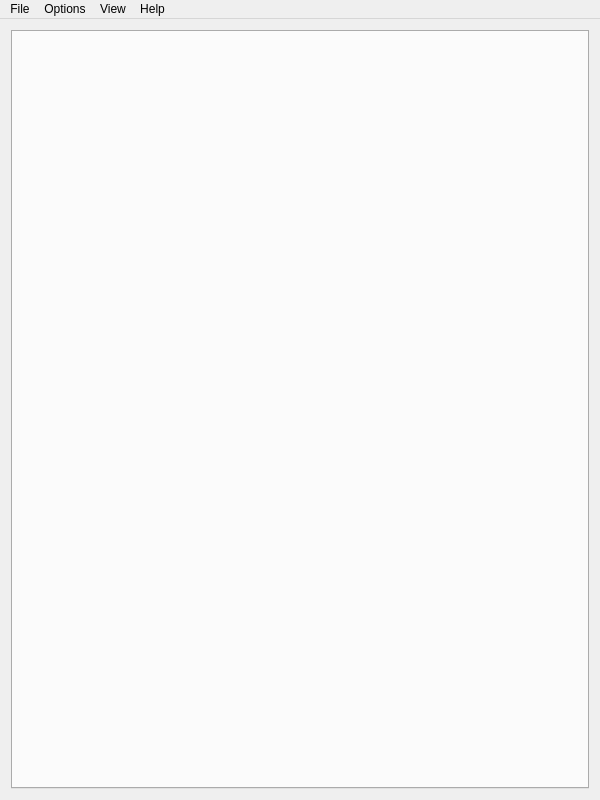
<?xml version="1.0" encoding="UTF-8"?>
<ui version="4.0">
 <class>MainWindow</class>
 <widget class="QMainWindow" name="MainWindow">
  <property name="geometry">
   <rect>
    <x>0</x>
    <y>0</y>
    <width>600</width>
    <height>800</height>
   </rect>
  </property>
  <property name="sizePolicy">
   <sizepolicy hsizetype="MinimumExpanding" vsizetype="MinimumExpanding">
    <horstretch>0</horstretch>
    <verstretch>0</verstretch>
   </sizepolicy>
  </property>
  <property name="minimumSize">
   <size>
    <width>0</width>
    <height>0</height>
   </size>
  </property>
  <property name="windowTitle">
   <string>qt-opencv-multithreaded</string>
  </property>
  <widget class="QWidget" name="centralWidget">
   <layout class="QVBoxLayout" name="verticalLayout">
    <item>
     <widget class="QTabWidget" name="tabWidget">
      <property name="sizePolicy">
       <sizepolicy hsizetype="Minimum" vsizetype="Minimum">
        <horstretch>0</horstretch>
        <verstretch>0</verstretch>
       </sizepolicy>
      </property>
      <property name="currentIndex">
       <number>-1</number>
      </property>
      <property name="tabsClosable">
       <bool>false</bool>
      </property>
     </widget>
    </item>
   </layout>
  </widget>
  <widget class="QMenuBar" name="menuBar">
   <property name="geometry">
    <rect>
     <x>0</x>
     <y>0</y>
     <width>600</width>
     <height>22</height>
    </rect>
   </property>
   <widget class="QMenu" name="menuFile">
    <property name="title">
     <string>File</string>
    </property>
    <addaction name="actionQuit"/>
   </widget>
   <widget class="QMenu" name="menuHelp">
    <property name="title">
     <string>Help</string>
    </property>
    <addaction name="actionAbout"/>
   </widget>
   <widget class="QMenu" name="menuOptions">
    <property name="title">
     <string>Options</string>
    </property>
    <addaction name="actionSynchronizeStreams"/>
   </widget>
   <widget class="QMenu" name="menuView">
    <property name="title">
     <string>View</string>
    </property>
    <addaction name="actionFullScreen"/>
   </widget>
   <addaction name="menuFile"/>
   <addaction name="menuOptions"/>
   <addaction name="menuView"/>
   <addaction name="menuHelp"/>
  </widget>
  <action name="actionAbout">
   <property name="text">
    <string>About</string>
   </property>
  </action>
  <action name="actionQuit">
   <property name="text">
    <string>Quit</string>
   </property>
  </action>
  <action name="actionSynchronizeStreams">
   <property name="checkable">
    <bool>true</bool>
   </property>
   <property name="text">
    <string>Synchronize streams</string>
   </property>
  </action>
  <action name="actionScaleToFitFrame">
   <property name="checkable">
    <bool>true</bool>
   </property>
   <property name="text">
    <string>Scale to fit frame</string>
   </property>
  </action>
  <action name="actionFullScreen">
   <property name="checkable">
    <bool>true</bool>
   </property>
   <property name="text">
    <string>Full Screen</string>
   </property>
  </action>
 </widget>
 <layoutdefault spacing="6" margin="11"/>
 <resources/>
 <connections/>
</ui>
